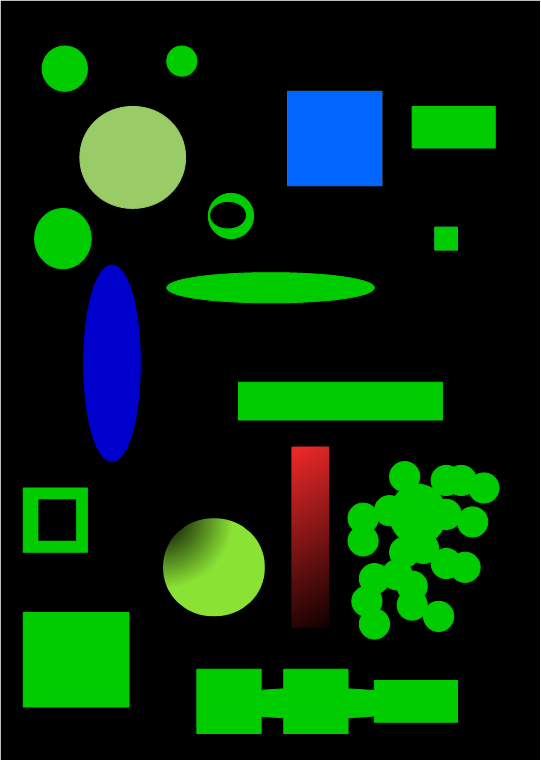
#> input picture OpenCV with Python/Ex_Files_OpenCV_Python_Dev/Exercise Files/Ch03/03_06 Begin/detect_blob.png, 541 x 760 px
$ python 03_06.py   (older library calls are emulated)
#> lines starting #> are read from the running program, lines starting #| are printed output that depends on the picture; after the words box and inside, x2 and y2 are one past the last pixel; in counts of white or black regions, pixels touching at a corner belong together
import numpy as np
import cv2
import matplotlib.pyplot as plt

img = cv2.imread('detect_blob.png',1)
#> img is the input picture: shape (760, 541, 3); mean B, G, R 14.5, 44, 8.8

plt.imshow(img)

gray = cv2.cvtColor(img, cv2.COLOR_RGB2GRAY)
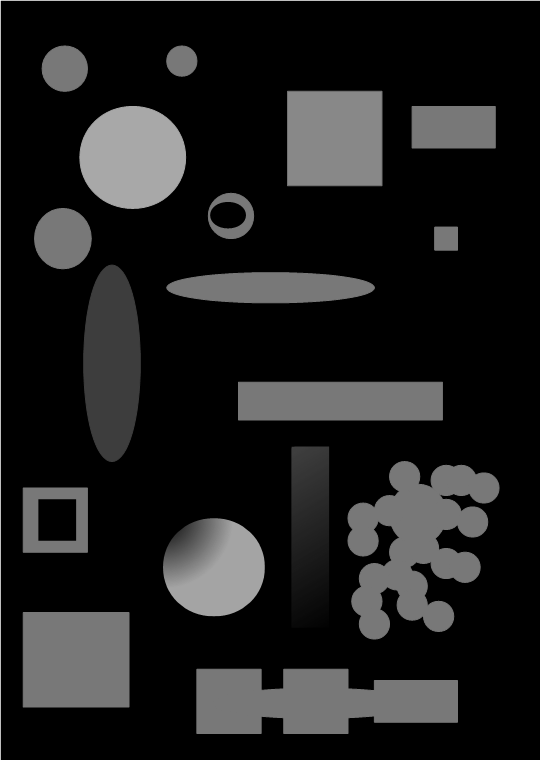
#> gray: shape (760, 541); min 0, max 255, mean 31.2

plt.imshow(gray)

threshold = cv2.adaptiveThreshold(gray,255,cv2.ADAPTIVE_THRESH_GAUSSIAN_C, cv2.THRESH_BINARY, 115, 1)
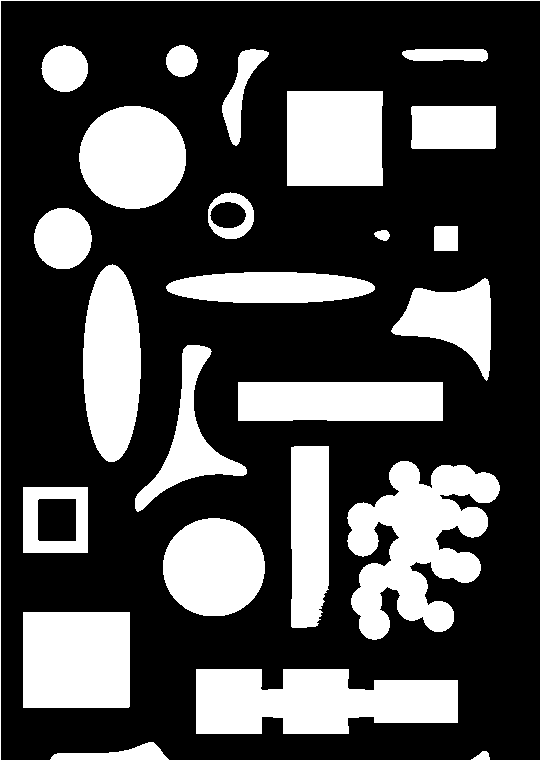
#> threshold: shape (760, 541); 29.8% white; 25 white regions
cv2.imshow('Binary', threshold)


_, contours, hierachy = cv2.findContours(threshold, cv2.RETR_TREE, cv2.CHAIN_APPROX_SIMPLE)
#> contours = 27 contours, 1 with area under 20; largest, box (x1, y1, x2, y2) and area: (347, 461, 500, 640) 14515, (196, 669, 458, 734) 13092, (23, 612, 130, 708) 10070, (287, 91, 383, 186) 8868, (83, 264, 141, 462) 8829

img2 = img.copy()
index = -1
thickness = 4
color = (255,0,255)

cv2.drawContours(img2, contours, index, color, thickness)
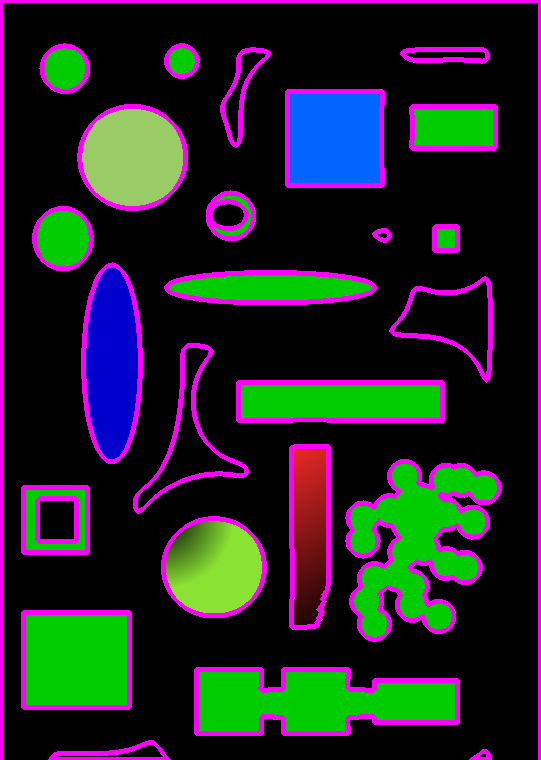
#> img2: shape (760, 541, 3); 10.76% of pixels changed, all inside (x1, y1, x2, y2) = (0, 0, 541, 760)
cv2.imshow('Contours', img2)

cv2.waitKey(0)

cv2.destroyAllWindows()
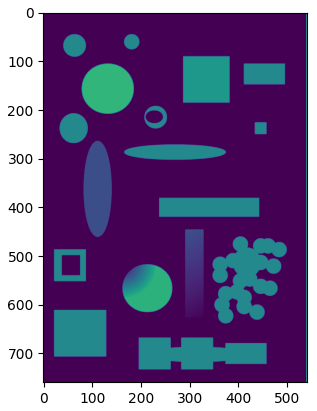
#> figure drawn by matplotlib, 1 panel; B, G, R data is drawn as R, G, B
